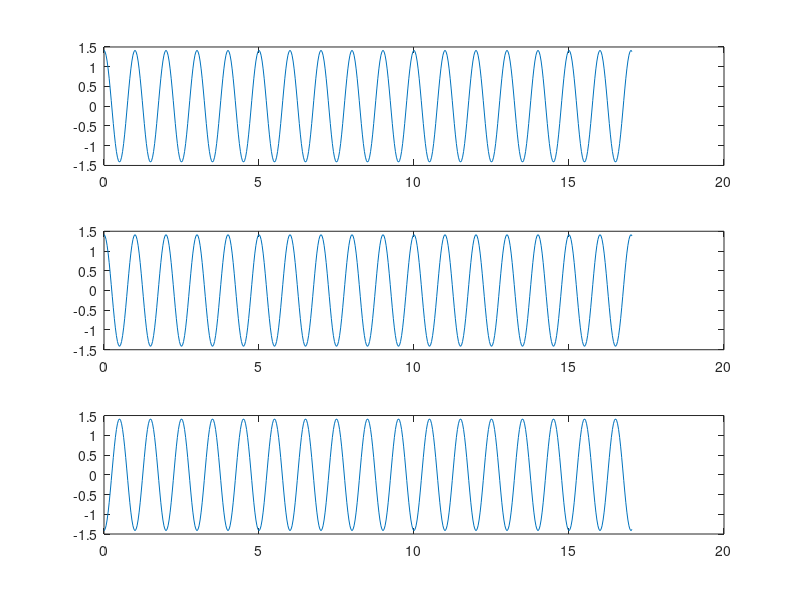

The MATLAB script that drew this image: (Note: this script raises an error after producing the figure.)
clear all;
close all;

%% Parameters
fps = 30;

T = 1/fps;
f0 = 1;
w0 = 2*pi*f0;

L=512; % temporal signal samples 
n = 0:T:(L-1)*T;

signal_var = 1;
amp = sqrt(signal_var*2);
snr_sim = 5;
noise_var =10^(-snr_sim/10)*signal_var;

N =200; % spatio samples

%% Matrix Form of Received Signal

w = zeros(N,L);
s = zeros(N,L);
x = zeros(N,L);
% phi_rand = 2*pi*rand(1,N)';
phi_rand = zeros(1,N); 
phi_rand(N/2:end) = pi;

for i =1:N
    w(i,:) = sqrt(noise_var)*randn(1,L);
    s(i,:) = amp*cos(w0*n+phi_rand(i));
    x(i,:) = s(i,:)+w(i,:);
end

%%
%% Receiver
%% 


%% Covariance check.

R_x = cov(x');
R_w = cov(w');

%% Phase Estimation
% phi_hat = zeros(1,N);
% for i = 1:N
%     signal = s(i,:);
%     phi_hat(i)= estimatePhase(fft(signal));
%     
% end

phi_hat = phi_rand;

% a vector simulation
a = zeros(N,2);
a(:,1) = exp(j*phi_hat)';
a(:,2) = conj(a(:,1));


%%
figure;
subplot(3,1,1);
plot(n,s(1,:));
subplot(3,1,2);
plot(n,s(2,:));
subplot(3,1,3);
plot(n,s(N,:));


%% EGC
b_egc = ones(1,N)/N;
y_egc = b_egc*x;
psd_egc = abs(fft(y_egc).^2)/L;

pnr_egc = estimatePNR(psd_egc)

inverse_egc = ifft(sqrt(psd_egc));
inverse_egc(1)=0;
inverse_egc=inverse_egc-mean(inverse_egc);

%% MRC spectrum
psd_mrc = zeros(1,L);

for i = 1:N
    S = abs(fft(x(i,:)).^2)/L;
%     alpha = sqrt(estimatePNR(S));
    db_snr = snr(s(i,:));
    alpha = sqrt(10^(db_snr/10));
    psd_mrc = psd_mrc + S*alpha;
    
end


inverse_mrc = ifft(sqrt(psd_mrc));
inverse_mrc(1) = 0;
inverse_mrc = inverse_mrc-mean(inverse_mrc);

new_psd_mrc = abs(fft(inverse_mrc).^2)/L;

old_snr_mrc = estimatePNR(psd_mrc)
new_snr_mrc = estimatePNR(new_psd_mrc)

%% MVDR with constraints, and the phase is given.
c = ones(2,1)*N;

tmp_matrix = a'*(R_x\a);
b_mc_mvdr = (R_x\a)*(tmp_matrix\c);
b_mc_mvdr = b_mc_mvdr';
verify_constraint = a'*b_mc_mvdr';
verify_b_mc_mvdr_norm = abs(1-b_mc_mvdr*b_mc_mvdr')<0.01;

y_mc_mvdr = b_mc_mvdr*x;

% Max SNR if the covariance of noise is given, and the phase is given.
[V,D] = eig((R_w')^(1/2)*R_x*R_w^(1/2));
b_opt = R_w^(-1/2)*V(:,1);

y_opt = b_opt'*x;

psd_mvdr = abs(fft(y_opt).^2)/L;
snr_mc_mvdr = estimatePNR(psd_mvdr)

inverse_mvdr = real(ifft((psd_mvdr)));
inverse_mvdr(1)=0;
inverse_mvdr=inverse_mvdr-mean(inverse_mvdr);

%% Plot spectrum
figure;
subplot(4,1,1);
plot(n,psd_egc);
title('egc');

subplot(4,1,2);
plot(n,psd_mrc);
title('mrc old');

subplot(4,1,3);
plot(n,new_psd_mrc);
title('white noise suppression');

subplot(4,1,4);
plot(n,psd_mvdr);
title('Max SNR');


%% Plot spectrum
figure;
subplot(3,1,1);
plot(n,inverse_egc);
title('egc');

subplot(3,1,2);
plot(n,inverse_mrc);
title('mrc');

subplot(3,1,3);
plot(n,inverse_mvdr);
title('Max SNR');

t1 = snr(inverse_egc)
t2 = snr(inverse_mrc)
t3 = snr(inverse_mvdr)

 %% PNR Estimation Basic Version.
function pnr = estimatePNR(PowerSpectrumDensity)
    [mag,index]=max(PowerSpectrumDensity);

    peak_power = PowerSpectrumDensity(index);
    if index>=2 % add the bin before the max.
        peak_power = peak_power+PowerSpectrumDensity(index-1);
    end
    if index<length(PowerSpectrumDensity) % add the bin after the max.
        peak_power = peak_power+PowerSpectrumDensity(index+1);
    end
    noise_power = sum(PowerSpectrumDensity)-peak_power;
    pnr =peak_power/noise_power;
end

 %% Basic phase estimation
 
function phi = estimatePhase(input_spectrum)
    [mag,index]=max(abs(input_spectrum(1:length(input_spectrum)/2)));

    phi = angle(input_spectrum(index));
end
 

